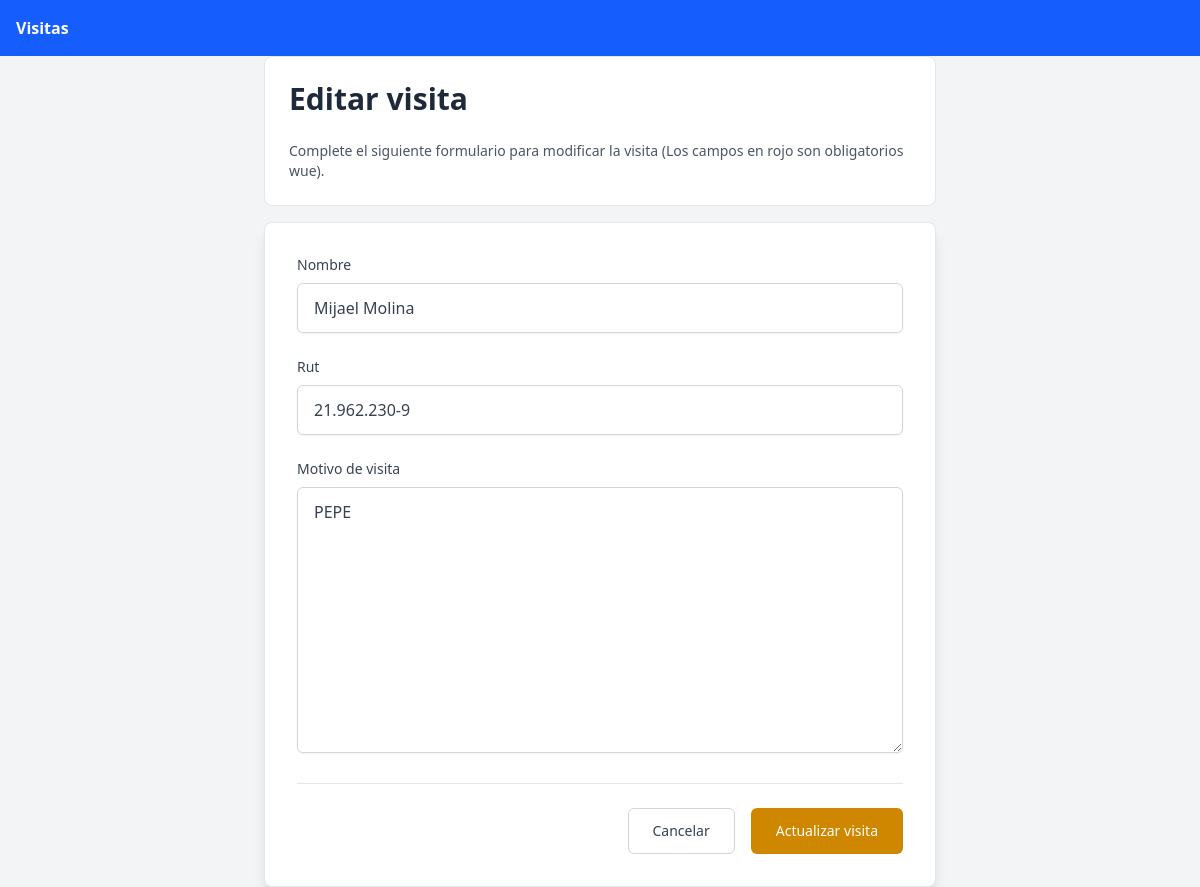
Page /editar_visita/3/ on the committed database.
### Visitas/models.py (models this page shows)
class Visita(models.Model):
    nombre = models.CharField(max_length=100)
    rut = models.CharField(max_length=12)
    motivo_de_visita = models.TextField()
    hora_de_entrada_y_salida = models.DateTimeField(auto_now_add=True)

### Visitas/views.py (the view)
# urls.py: path("editar_visita/<int:id>/", views.editar_visita, name="editar_visita"),
def editar_visita(request, id):
    visita = get_object_or_404(Visita, id=id)
    if request.method == 'POST':
        form = VisitaForm(request.POST, instance=visita)
        if form.is_valid():
            form.save()
            return redirect('detalle_visita', id=visita.id)
    else:
        form = VisitaForm(instance=visita)
    return render(request, 'Visitas/editar_visita.html', {'form': form})

### Visitas/forms.py
class VisitaForm(forms.ModelForm):
    class Meta:
        model = Visita
        fields = ['nombre', 'rut', 'motivo_de_visita',]

### Visitas/templates/Visitas/editar_visita.html (shortened to what this page needs)
{% extends 'Visitas/base.html' %}
{% block content %}
  <div class="max-w-2xl mx-auto">
    <div class="bg-white mb-4 p-6 rounded-lg border border-gray-200">
      <h1 class="text-3xl font-bold text-gray-800 mb-6">Editar visita</h1>
      <p class="text-sm text-gray-600">Complete el siguiente formulario para modificar la visita (Los campos en rojo son obligatorios wue).</p>
    </div>
    <form method="post" class="bg-white p-8 rounded-lg shadow-lg border border-gray-200">
      <div class="mb-6">
        <label for="{{ form.nombre.id_for_label }}" class="block text-sm font-medium text-gray-700 mb-2">{{ form.nombre.label }}</label>
        {{ form.nombre }}
      </div>
      <div class="mb-6">
        <label for="{{ form.rut.id_for_label }}" class="block text-sm font-medium text-gray-700 mb-2">{{ form.rut.label }}</label>
        {{ form.rut }}
      </div>
      <div class="mb-6">
        <label for="{{ form.motivo_de_visira.id_for_label }}" class="block text-sm font-medium text-gray-700 mb-2">{{ form.motivo_de_visita.label }}</label>
        {{ form.motivo_de_visita }}
      </div>
      <div class="flex items-center justify-end space-x-4 pt-6 border-t border-gray-200">
        <a href="{% url 'lista_visitas' %}" class="hover:scale-105 transition-all ease-in inline-flex items-center px-6 py-3 border border-gray-300 text-sm font-medium rounded-md text-gray-700 bg-white hover:bg-gray-50 focus:outline-none focus:ring-2 focus:ring-offset-2 focus:ring-gray-500 transition duration-200">Cancelar</a>
        <button type="submit" class="hover:scale-105 transition-all ease-in inline-flex items-center px-6 py-3 border border-transparent text-sm font-medium rounded-md text-white bg-yellow-600 hover:bg-yellow-700 focus:outline-none focus:ring-2 focus:ring-offset-2 focus:ring-yellow-500 transition duration-200">Actualizar visita</button>
      </div>
    </form>
  </div>
{% endblock %}

### Visitas/templates/Visitas/editar_visita.html (style rules this page uses)
input, textarea, select { width: 100%; padding: 0.75rem 1rem; border: 1px solid #d1d5db; border-radius: 0.375rem; box-shadow: 0 1px 2px 0 rgba(0, 0, 0, 0.05); color: #374151; transition: all 0.2s ease-in-out; }
input::placeholder, textarea::placeholder { color: #9ca3af; }
textarea { resize: vertical; min-height: 100px; }

### rows in the picture
Visita: nombre "Mijael Molina", rut "21.962.230-9", motivo_de_visita "PEPE"
